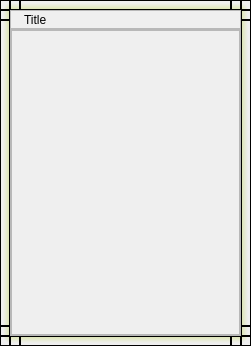
<?xml version="1.0" encoding="UTF-8"?>
<ui version="4.0">
 <class>DockWidget</class>
 <widget class="QWidget" name="DockWidget">
  <property name="geometry">
   <rect>
    <x>0</x>
    <y>0</y>
    <width>251</width>
    <height>346</height>
   </rect>
  </property>
  <property name="minimumSize">
   <size>
    <width>110</width>
    <height>60</height>
   </size>
  </property>
  <property name="windowTitle">
   <string>DockWidget</string>
  </property>
  <layout class="QGridLayout" name="gridLayout">
   <property name="margin">
    <number>0</number>
   </property>
   <property name="spacing">
    <number>0</number>
   </property>
   <item row="0" column="2" colspan="2">
    <layout class="QHBoxLayout" name="hBorder2">
     <property name="spacing">
      <number>0</number>
     </property>
     <item>
      <widget class="QFrame" name="topLeft_ext1">
       <property name="minimumSize">
        <size>
         <width>10</width>
         <height>10</height>
        </size>
       </property>
       <property name="maximumSize">
        <size>
         <width>10</width>
         <height>10</height>
        </size>
       </property>
       <property name="styleSheet">
        <string notr="true">background:qlineargradient(spread:pad, x1:0, y1:1, x2:0, y2:0, stop:0 rgba(164, 196, 0, 70), stop:0.7 rgba(255, 255, 255, 0))</string>
       </property>
       <property name="frameShape">
        <enum>QFrame::StyledPanel</enum>
       </property>
       <property name="frameShadow">
        <enum>QFrame::Raised</enum>
       </property>
      </widget>
     </item>
     <item>
      <widget class="QFrame" name="top">
       <property name="minimumSize">
        <size>
         <width>0</width>
         <height>10</height>
        </size>
       </property>
       <property name="maximumSize">
        <size>
         <width>16777215</width>
         <height>10</height>
        </size>
       </property>
       <property name="styleSheet">
        <string notr="true">background:qlineargradient(spread:pad, x1:0, y1:1, x2:0, y2:0, stop:0 rgba(164, 196, 0, 70), stop:0.7 rgba(255, 255, 255, 0))</string>
       </property>
       <property name="frameShape">
        <enum>QFrame::StyledPanel</enum>
       </property>
       <property name="frameShadow">
        <enum>QFrame::Raised</enum>
       </property>
      </widget>
     </item>
     <item>
      <widget class="QFrame" name="topRight_ext2">
       <property name="minimumSize">
        <size>
         <width>10</width>
         <height>10</height>
        </size>
       </property>
       <property name="maximumSize">
        <size>
         <width>10</width>
         <height>10</height>
        </size>
       </property>
       <property name="styleSheet">
        <string notr="true">background:qlineargradient(spread:pad, x1:0, y1:1, x2:0, y2:0, stop:0 rgba(164, 196, 0, 70), stop:0.7 rgba(255, 255, 255, 0))</string>
       </property>
       <property name="frameShape">
        <enum>QFrame::StyledPanel</enum>
       </property>
       <property name="frameShadow">
        <enum>QFrame::Raised</enum>
       </property>
      </widget>
     </item>
     <item>
      <widget class="QFrame" name="topRight">
       <property name="minimumSize">
        <size>
         <width>10</width>
         <height>10</height>
        </size>
       </property>
       <property name="maximumSize">
        <size>
         <width>10</width>
         <height>10</height>
        </size>
       </property>
       <property name="styleSheet">
        <string notr="true">background:qradialgradient(spread:pad, cx:0, cy:1, radius:0.7, fx:0, fy:1, stop:0 rgba(164, 196, 0, 70), stop:1 rgba(255, 255, 255, 0))</string>
       </property>
       <property name="frameShape">
        <enum>QFrame::StyledPanel</enum>
       </property>
       <property name="frameShadow">
        <enum>QFrame::Raised</enum>
       </property>
      </widget>
     </item>
    </layout>
   </item>
   <item row="0" column="0" rowspan="4" colspan="2">
    <layout class="QVBoxLayout" name="vBorder2">
     <property name="spacing">
      <number>0</number>
     </property>
     <item>
      <widget class="QFrame" name="topLeft">
       <property name="minimumSize">
        <size>
         <width>10</width>
         <height>10</height>
        </size>
       </property>
       <property name="maximumSize">
        <size>
         <width>10</width>
         <height>10</height>
        </size>
       </property>
       <property name="styleSheet">
        <string notr="true">background:qradialgradient(spread:pad, cx:1, cy:1, radius:0.7, fx:1, fy:1, stop:0 rgba(164, 196, 0, 70), stop:1 rgba(255, 255, 255, 0))</string>
       </property>
       <property name="frameShape">
        <enum>QFrame::StyledPanel</enum>
       </property>
       <property name="frameShadow">
        <enum>QFrame::Raised</enum>
       </property>
      </widget>
     </item>
     <item>
      <widget class="QFrame" name="topLeft_ext2">
       <property name="minimumSize">
        <size>
         <width>10</width>
         <height>10</height>
        </size>
       </property>
       <property name="maximumSize">
        <size>
         <width>10</width>
         <height>10</height>
        </size>
       </property>
       <property name="styleSheet">
        <string notr="true">background:qlineargradient(spread:pad, x1:1, y1:0, x2:0, y2:0, stop:0  rgba(164, 196, 0, 70), stop:0.7 rgba(255, 255, 255, 0))</string>
       </property>
       <property name="frameShape">
        <enum>QFrame::StyledPanel</enum>
       </property>
       <property name="frameShadow">
        <enum>QFrame::Raised</enum>
       </property>
      </widget>
     </item>
     <item>
      <widget class="QFrame" name="left">
       <property name="minimumSize">
        <size>
         <width>10</width>
         <height>0</height>
        </size>
       </property>
       <property name="maximumSize">
        <size>
         <width>10</width>
         <height>16777215</height>
        </size>
       </property>
       <property name="styleSheet">
        <string notr="true">background:qlineargradient(spread:pad, x1:1, y1:0, x2:0, y2:0, stop:0  rgba(164, 196, 0, 70), stop:0.7 rgba(255, 255, 255, 0))</string>
       </property>
       <property name="frameShape">
        <enum>QFrame::StyledPanel</enum>
       </property>
       <property name="frameShadow">
        <enum>QFrame::Raised</enum>
       </property>
      </widget>
     </item>
     <item>
      <widget class="QFrame" name="bottomLeft_ext1">
       <property name="minimumSize">
        <size>
         <width>10</width>
         <height>10</height>
        </size>
       </property>
       <property name="maximumSize">
        <size>
         <width>10</width>
         <height>10</height>
        </size>
       </property>
       <property name="styleSheet">
        <string notr="true">background:qlineargradient(spread:pad, x1:1, y1:0, x2:0, y2:0, stop:0  rgba(164, 196, 0, 70), stop:0.7 rgba(255, 255, 255, 0))</string>
       </property>
       <property name="frameShape">
        <enum>QFrame::StyledPanel</enum>
       </property>
       <property name="frameShadow">
        <enum>QFrame::Raised</enum>
       </property>
      </widget>
     </item>
     <item>
      <widget class="QFrame" name="bottomLeft">
       <property name="minimumSize">
        <size>
         <width>10</width>
         <height>10</height>
        </size>
       </property>
       <property name="maximumSize">
        <size>
         <width>10</width>
         <height>10</height>
        </size>
       </property>
       <property name="styleSheet">
        <string notr="true">background:qradialgradient(spread:pad, cx:1, cy:0, radius:0.7, fx:1, fy:0, stop:0 rgba(164, 196, 0, 70), stop:1 rgba(255, 255, 255, 0))</string>
       </property>
       <property name="frameShape">
        <enum>QFrame::StyledPanel</enum>
       </property>
       <property name="frameShadow">
        <enum>QFrame::Raised</enum>
       </property>
      </widget>
     </item>
    </layout>
   </item>
   <item row="1" column="2">
    <widget class="QFrame" name="DockFrame">
     <property name="minimumSize">
      <size>
       <width>0</width>
       <height>19</height>
      </size>
     </property>
     <property name="maximumSize">
      <size>
       <width>16777215</width>
       <height>19</height>
      </size>
     </property>
     <property name="frameShape">
      <enum>QFrame::StyledPanel</enum>
     </property>
     <property name="frameShadow">
      <enum>QFrame::Raised</enum>
     </property>
     <layout class="QHBoxLayout" name="horizontalLayout_2">
      <property name="spacing">
       <number>3</number>
      </property>
      <property name="leftMargin">
       <number>3</number>
      </property>
      <property name="topMargin">
       <number>0</number>
      </property>
      <property name="rightMargin">
       <number>6</number>
      </property>
      <property name="bottomMargin">
       <number>0</number>
      </property>
      <item>
       <widget class="QLabel" name="icone">
        <property name="text">
         <string/>
        </property>
       </widget>
      </item>
      <item>
       <widget class="QLabel" name="L_Title">
        <property name="sizePolicy">
         <sizepolicy hsizetype="Expanding" vsizetype="Preferred">
          <horstretch>0</horstretch>
          <verstretch>0</verstretch>
         </sizepolicy>
        </property>
        <property name="minimumSize">
         <size>
          <width>20</width>
          <height>0</height>
         </size>
        </property>
        <property name="text">
         <string>Title</string>
        </property>
        <property name="textFormat">
         <enum>Qt::PlainText</enum>
        </property>
        <property name="scaledContents">
         <bool>false</bool>
        </property>
        <property name="textInteractionFlags">
         <set>Qt::NoTextInteraction</set>
        </property>
       </widget>
      </item>
      <item>
       <layout class="QHBoxLayout" name="optionLayout">
        <property name="spacing">
         <number>9</number>
        </property>
        <item>
         <widget class="QPushButton" name="outToolBarBtn">
          <property name="styleSheet">
           <string notr="true">border:none</string>
          </property>
          <property name="text">
           <string/>
          </property>
         </widget>
        </item>
        <item>
         <widget class="QPushButton" name="toToolBarBtn">
          <property name="styleSheet">
           <string notr="true">border:none</string>
          </property>
          <property name="text">
           <string/>
          </property>
         </widget>
        </item>
        <item>
         <widget class="QPushButton" name="PB_Close">
          <property name="minimumSize">
           <size>
            <width>0</width>
            <height>0</height>
           </size>
          </property>
          <property name="maximumSize">
           <size>
            <width>16777215</width>
            <height>16777215</height>
           </size>
          </property>
          <property name="styleSheet">
           <string notr="true">border:none</string>
          </property>
          <property name="text">
           <string/>
          </property>
          <property name="iconSize">
           <size>
            <width>10</width>
            <height>10</height>
           </size>
          </property>
          <property name="flat">
           <bool>false</bool>
          </property>
         </widget>
        </item>
       </layout>
      </item>
     </layout>
    </widget>
   </item>
   <item row="1" column="3" rowspan="3">
    <layout class="QVBoxLayout" name="vBorder1">
     <property name="spacing">
      <number>0</number>
     </property>
     <item>
      <widget class="QFrame" name="topRight_ext1">
       <property name="minimumSize">
        <size>
         <width>10</width>
         <height>10</height>
        </size>
       </property>
       <property name="maximumSize">
        <size>
         <width>10</width>
         <height>10</height>
        </size>
       </property>
       <property name="styleSheet">
        <string notr="true">background:qlineargradient(spread:pad, x1:0, y1:0, x2:1, y2:0, stop:0  rgba(164, 196, 0, 70), stop:0.7 rgba(255, 255, 255, 0))</string>
       </property>
       <property name="frameShape">
        <enum>QFrame::StyledPanel</enum>
       </property>
       <property name="frameShadow">
        <enum>QFrame::Raised</enum>
       </property>
      </widget>
     </item>
     <item>
      <widget class="QFrame" name="right">
       <property name="minimumSize">
        <size>
         <width>10</width>
         <height>0</height>
        </size>
       </property>
       <property name="maximumSize">
        <size>
         <width>10</width>
         <height>16777215</height>
        </size>
       </property>
       <property name="styleSheet">
        <string notr="true">background:qlineargradient(spread:pad, x1:0, y1:0, x2:1, y2:0, stop:0  rgba(164, 196, 0, 70), stop:0.7 rgba(255, 255, 255, 0))</string>
       </property>
       <property name="frameShape">
        <enum>QFrame::StyledPanel</enum>
       </property>
       <property name="frameShadow">
        <enum>QFrame::Raised</enum>
       </property>
      </widget>
     </item>
     <item>
      <widget class="QFrame" name="bottomRight_ext2">
       <property name="minimumSize">
        <size>
         <width>10</width>
         <height>10</height>
        </size>
       </property>
       <property name="maximumSize">
        <size>
         <width>10</width>
         <height>10</height>
        </size>
       </property>
       <property name="styleSheet">
        <string notr="true">background:qlineargradient(spread:pad, x1:0, y1:0, x2:1, y2:0, stop:0  rgba(164, 196, 0, 70), stop:0.7 rgba(255, 255, 255, 0))</string>
       </property>
       <property name="frameShape">
        <enum>QFrame::StyledPanel</enum>
       </property>
       <property name="frameShadow">
        <enum>QFrame::Raised</enum>
       </property>
      </widget>
     </item>
     <item>
      <widget class="QFrame" name="bottomRight">
       <property name="minimumSize">
        <size>
         <width>10</width>
         <height>10</height>
        </size>
       </property>
       <property name="maximumSize">
        <size>
         <width>10</width>
         <height>10</height>
        </size>
       </property>
       <property name="styleSheet">
        <string notr="true">background:qradialgradient(spread:pad, cx:0, cy:0, radius:0.7, fx:0, fy:0, stop:0 rgba(164, 196, 0, 70), stop:1 rgba(255, 255, 255, 0))</string>
       </property>
       <property name="frameShape">
        <enum>QFrame::StyledPanel</enum>
       </property>
       <property name="frameShadow">
        <enum>QFrame::Raised</enum>
       </property>
      </widget>
     </item>
    </layout>
   </item>
   <item row="2" column="2">
    <widget class="QFrame" name="DockContent">
     <property name="frameShape">
      <enum>QFrame::StyledPanel</enum>
     </property>
     <property name="frameShadow">
      <enum>QFrame::Raised</enum>
     </property>
     <layout class="QGridLayout" name="gridLayout_3">
      <property name="margin">
       <number>0</number>
      </property>
      <property name="spacing">
       <number>0</number>
      </property>
      <item row="0" column="0">
       <widget class="QScrollArea" name="scrollArea">
        <property name="widgetResizable">
         <bool>true</bool>
        </property>
        <widget class="QWidget" name="scrollAreaWidgetContents">
         <property name="geometry">
          <rect>
           <x>0</x>
           <y>0</y>
           <width>223</width>
           <height>299</height>
          </rect>
         </property>
         <layout class="QVBoxLayout" name="contentLayout">
          <property name="spacing">
           <number>0</number>
          </property>
          <property name="margin">
           <number>0</number>
          </property>
          <item>
           <spacer name="verticalSpacer">
            <property name="orientation">
             <enum>Qt::Vertical</enum>
            </property>
            <property name="sizeHint" stdset="0">
             <size>
              <width>20</width>
              <height>20</height>
             </size>
            </property>
           </spacer>
          </item>
         </layout>
        </widget>
       </widget>
      </item>
     </layout>
    </widget>
   </item>
   <item row="3" column="2">
    <layout class="QHBoxLayout" name="hBorder1">
     <property name="spacing">
      <number>0</number>
     </property>
     <item>
      <widget class="QFrame" name="bottomLeft_ext2">
       <property name="minimumSize">
        <size>
         <width>10</width>
         <height>10</height>
        </size>
       </property>
       <property name="maximumSize">
        <size>
         <width>10</width>
         <height>10</height>
        </size>
       </property>
       <property name="styleSheet">
        <string notr="true">background:qlineargradient(spread:pad, x1:0, y1:0, x2:0, y2:1, stop:0  rgba(164, 196, 0, 70), stop:0.7 rgba(255, 255, 255, 0))</string>
       </property>
       <property name="frameShape">
        <enum>QFrame::StyledPanel</enum>
       </property>
       <property name="frameShadow">
        <enum>QFrame::Raised</enum>
       </property>
      </widget>
     </item>
     <item>
      <widget class="QFrame" name="bottom">
       <property name="minimumSize">
        <size>
         <width>0</width>
         <height>10</height>
        </size>
       </property>
       <property name="maximumSize">
        <size>
         <width>16777215</width>
         <height>10</height>
        </size>
       </property>
       <property name="styleSheet">
        <string notr="true">background:qlineargradient(spread:pad, x1:0, y1:0, x2:0, y2:1, stop:0  rgba(164, 196, 0, 70), stop:0.7 rgba(255, 255, 255, 0))</string>
       </property>
       <property name="frameShape">
        <enum>QFrame::StyledPanel</enum>
       </property>
       <property name="frameShadow">
        <enum>QFrame::Raised</enum>
       </property>
      </widget>
     </item>
     <item>
      <widget class="QFrame" name="bottomRight_ext1">
       <property name="minimumSize">
        <size>
         <width>10</width>
         <height>10</height>
        </size>
       </property>
       <property name="maximumSize">
        <size>
         <width>10</width>
         <height>10</height>
        </size>
       </property>
       <property name="styleSheet">
        <string notr="true">background:qlineargradient(spread:pad, x1:0, y1:0, x2:0, y2:1, stop:0  rgba(164, 196, 0, 70), stop:0.7 rgba(255, 255, 255, 0))</string>
       </property>
       <property name="frameShape">
        <enum>QFrame::StyledPanel</enum>
       </property>
       <property name="frameShadow">
        <enum>QFrame::Raised</enum>
       </property>
      </widget>
     </item>
    </layout>
   </item>
  </layout>
 </widget>
 <layoutdefault spacing="6" margin="11"/>
 <resources>
  <include location="_resources/SwGuiRsc.qrc"/>
 </resources>
 <connections/>
</ui>
